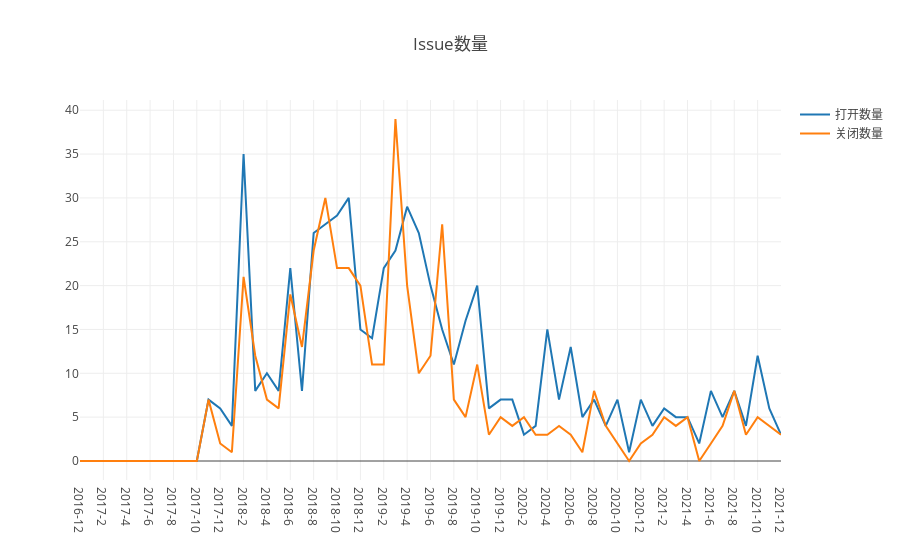

Write notebook code for a chart like this one.
### Code cell
openDigger.render.plotly([
    {x: used_dates_print, y: opened_count, mode: 'scatter', name: '打开数量'},
    {x: used_dates_print, y: closed_count, mode: 'scatter', name: '关闭数量'},
], {
    title: 'Issue数量',
    yaxis2: { overlaying: 'y', side: 'right', anchor: 'x' },
    xaxis: {type: 'category'}
});
    
var table_items = []
for (var i = 0; i < print_dates.length; ++i) {
    table_items.push({'日期': used_dates_print[i], 
                      '打开数量': opened_count[i], 
                      '关闭数量': closed_count[i]});
}
console.table(table_items);

### Figure 1 — Plotly figure (JSON) as saved in the notebook; plotly's stock layout.template omitted (floating-point values rounded to 4 significant figures)
{"data": [{"mode": "scatter", "name": "打开数量", "x": ["2016-12", "2017-1", "2017-2", "2017-3", "2017-4", "2017-5", "2017-6", "2017-7", "2017-8", "2017-9", "2017-10", "2017-11", "2017-12", "2018-1", "2018-2", "2018-3", "2018-4", "2018-5", "2018-6", "2018-7", "2018-8", "2018-9", "2018-10", "2018-11", "2018-12", "2019-1", "2019-2", "2019-3", "2019-4", "2019-5", "2019-6", "2019-7", "2019-8", "2019-9", "2019-10", "2019-11", "2019-12", "2020-1", "2020-2", "2020-3", "2020-4", "2020-5", "2020-6", "2020-7", "2020-8", "2020-9", "2020-10", "2020-11", "2020-12", "2021-1", "2021-2", "2021-3", "2021-4", "2021-5", "2021-6", "2021-7", "2021-8", "2021-9", "2021-10", "2021-11", "2021-12"], "y": [0, 0, 0, 0, 0, 0, 0, 0, 0, 0, 0, 7, 6, 4, 35, 8, 10, 8, 22, 8, 26, 27, 28, 30, 15, 14, 22, 24, 29, 26, 20, 15, 11, 16, 20, 6, 7, 7, 3, 4, 15, 7, 13, 5, 7, 4, 7, 1, 7, 4, 6, 5, 5, 2, 8, 5, 8, 4, 12, 6, 3, 4, 2, 4, 1, 6, 4, 5, 0, 0, 1, 0]}, {"mode": "scatter", "name": "关闭数量", "x": ["2016-12", "2017-1", "2017-2", "2017-3", "2017-4", "2017-5", "2017-6", "2017-7", "2017-8", "2017-9", "2017-10", "2017-11", "2017-12", "2018-1", "2018-2", "2018-3", "2018-4", "2018-5", "2018-6", "2018-7", "2018-8", "2018-9", "2018-10", "2018-11", "2018-12", "2019-1", "2019-2", "2019-3", "2019-4", "2019-5", "2019-6", "2019-7", "2019-8", "2019-9", "2019-10", "2019-11", "2019-12", "2020-1", "2020-2", "2020-3", "2020-4", "2020-5", "2020-6", "2020-7", "2020-8", "2020-9", "2020-10", "2020-11", "2020-12", "2021-1", "2021-2", "2021-3", "2021-4", "2021-5", "2021-6", "2021-7", "2021-8", "2021-9", "2021-10", "2021-11", "2021-12"], "y": [0, 0, 0, 0, 0, 0, 0, 0, 0, 0, 0, 7, 2, 1, 21, 12, 7, 6, 19, 13, 24, 30, 22, 22, 20, 11, 11, 39, 20, 10, 12, 27, 7, 5, 11, 3, 5, 4, 5, 3, 3, 4, 3, 1, 8, 4, 2, 0, 2, 3, 5, 4, 5, 0, 2, 4, 8, 3, 5, 4, 3, 2, 0, 3, 2, 1, 2, 1, 0, 1, 0, 0]}], "layout": {"autosize": true, "title": {"text": "Issue数量"}, "xaxis": {"autorange": true, "range": [0, 60], "type": "category"}, "yaxis": {"autorange": true, "range": [-2.167, 41.17], "type": "linear"}, "yaxis2": {"anchor": "x", "overlaying": "y", "side": "right"}}}
